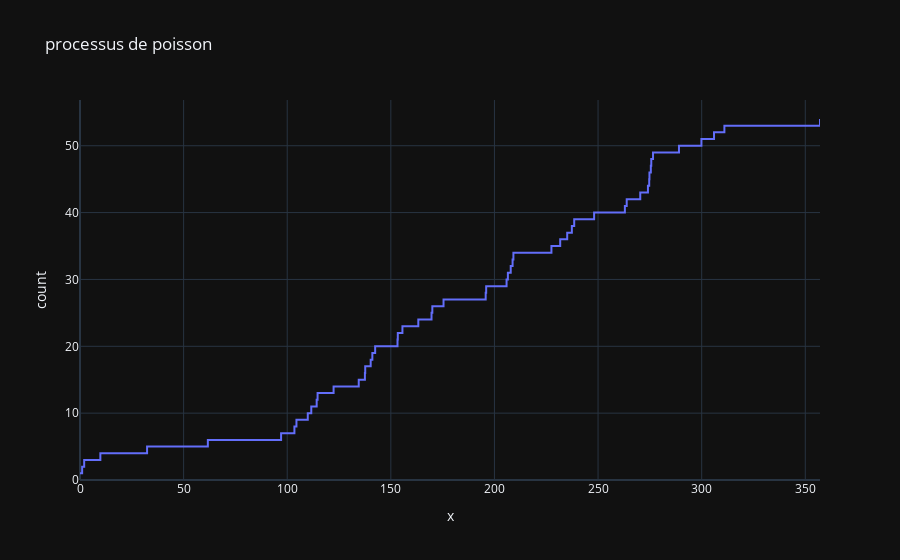
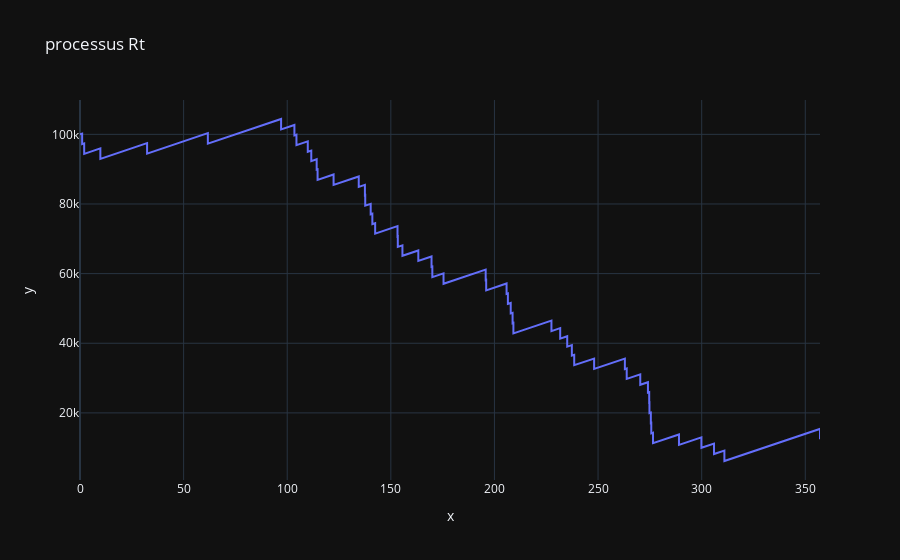

Write notebook code for charts like these, in order.
### Code cell
test.sub_models[0].run_ruine()
